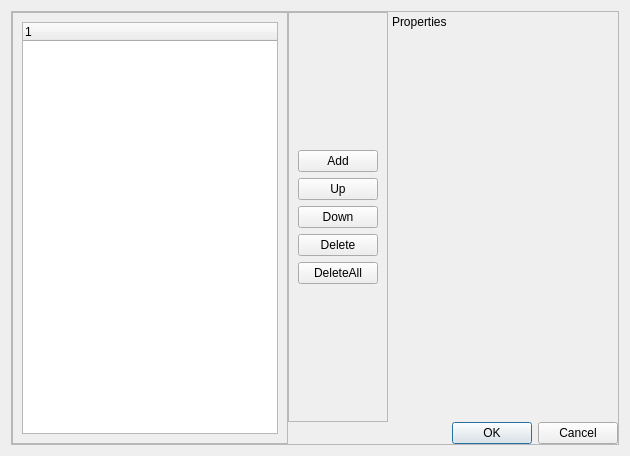
<?xml version="1.0" encoding="UTF-8"?>
<ui version="4.0">
 <class>VectorDialogUi</class>
 <widget class="QDialog" name="VectorDialogUi">
  <property name="geometry">
   <rect>
    <x>0</x>
    <y>0</y>
    <width>630</width>
    <height>456</height>
   </rect>
  </property>
  <property name="windowTitle">
   <string>Dialog</string>
  </property>
  <layout class="QGridLayout" name="gridLayout_2">
   <item row="0" column="0">
    <widget class="QFrame" name="frame_3">
     <property name="frameShape">
      <enum>QFrame::StyledPanel</enum>
     </property>
     <property name="frameShadow">
      <enum>QFrame::Raised</enum>
     </property>
     <layout class="QGridLayout" name="gridLayout">
      <property name="margin">
       <number>0</number>
      </property>
      <property name="spacing">
       <number>0</number>
      </property>
      <item row="0" column="0" rowspan="2">
       <widget class="QFrame" name="frame">
        <property name="frameShape">
         <enum>QFrame::StyledPanel</enum>
        </property>
        <property name="frameShadow">
         <enum>QFrame::Raised</enum>
        </property>
        <layout class="QHBoxLayout" name="horizontalLayout">
         <item>
          <widget class="QTreeWidget" name="treeWidget">
           <attribute name="headerVisible">
            <bool>true</bool>
           </attribute>
           <column>
            <property name="text">
             <string notr="true">1</string>
            </property>
           </column>
          </widget>
         </item>
        </layout>
       </widget>
      </item>
      <item row="0" column="2">
       <widget class="QDockWidget" name="PropertyWidget">
        <property name="minimumSize">
         <size>
          <width>200</width>
          <height>42</height>
         </size>
        </property>
        <property name="features">
         <set>QDockWidget::NoDockWidgetFeatures</set>
        </property>
        <property name="allowedAreas">
         <set>Qt::RightDockWidgetArea</set>
        </property>
        <property name="windowTitle">
         <string>Properties</string>
        </property>
        <widget class="QWidget" name="dockWidgetContents"/>
       </widget>
      </item>
      <item row="1" column="1" colspan="2">
       <widget class="QDialogButtonBox" name="buttonBox">
        <property name="orientation">
         <enum>Qt::Horizontal</enum>
        </property>
        <property name="standardButtons">
         <set>QDialogButtonBox::Cancel|QDialogButtonBox::Ok</set>
        </property>
       </widget>
      </item>
      <item row="0" column="1">
       <widget class="QFrame" name="MenuFrame">
        <property name="frameShape">
         <enum>QFrame::StyledPanel</enum>
        </property>
        <property name="frameShadow">
         <enum>QFrame::Raised</enum>
        </property>
        <layout class="QVBoxLayout" name="verticalLayout">
         <item>
          <spacer name="verticalSpacer_2">
           <property name="orientation">
            <enum>Qt::Vertical</enum>
           </property>
           <property name="sizeHint" stdset="0">
            <size>
             <width>20</width>
             <height>40</height>
            </size>
           </property>
          </spacer>
         </item>
         <item>
          <widget class="QPushButton" name="AddButton">
           <property name="text">
            <string>Add</string>
           </property>
          </widget>
         </item>
         <item>
          <widget class="QPushButton" name="UpButton">
           <property name="text">
            <string>Up</string>
           </property>
          </widget>
         </item>
         <item>
          <widget class="QPushButton" name="DownButton">
           <property name="text">
            <string>Down</string>
           </property>
          </widget>
         </item>
         <item>
          <widget class="QPushButton" name="DeleteButton">
           <property name="text">
            <string>Delete</string>
           </property>
          </widget>
         </item>
         <item>
          <widget class="QPushButton" name="DeleteAllButton">
           <property name="text">
            <string>DeleteAll</string>
           </property>
          </widget>
         </item>
         <item>
          <spacer name="verticalSpacer">
           <property name="orientation">
            <enum>Qt::Vertical</enum>
           </property>
           <property name="sizeType">
            <enum>QSizePolicy::Expanding</enum>
           </property>
           <property name="sizeHint" stdset="0">
            <size>
             <width>20</width>
             <height>40</height>
            </size>
           </property>
          </spacer>
         </item>
        </layout>
       </widget>
      </item>
     </layout>
    </widget>
   </item>
  </layout>
 </widget>
 <resources/>
 <connections>
  <connection>
   <sender>buttonBox</sender>
   <signal>accepted()</signal>
   <receiver>VectorDialogUi</receiver>
   <slot>accept()</slot>
   <hints>
    <hint type="sourcelabel">
     <x>248</x>
     <y>254</y>
    </hint>
    <hint type="destinationlabel">
     <x>157</x>
     <y>274</y>
    </hint>
   </hints>
  </connection>
  <connection>
   <sender>buttonBox</sender>
   <signal>rejected()</signal>
   <receiver>VectorDialogUi</receiver>
   <slot>reject()</slot>
   <hints>
    <hint type="sourcelabel">
     <x>316</x>
     <y>260</y>
    </hint>
    <hint type="destinationlabel">
     <x>286</x>
     <y>274</y>
    </hint>
   </hints>
  </connection>
 </connections>
</ui>
